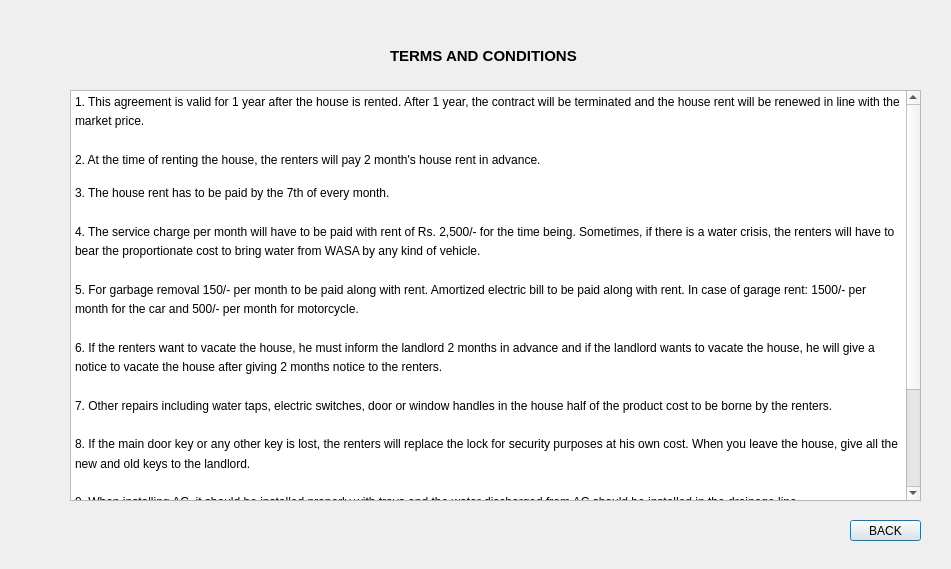
<?xml version="1.0" encoding="UTF-8"?>
<ui version="4.0">
 <class>tc</class>
 <widget class="QDialog" name="tc">
  <property name="geometry">
   <rect>
    <x>0</x>
    <y>0</y>
    <width>951</width>
    <height>569</height>
   </rect>
  </property>
  <property name="windowTitle">
   <string>T&amp;C</string>
  </property>
  <widget class="QLabel" name="label">
   <property name="geometry">
    <rect>
     <x>390</x>
     <y>40</y>
     <width>211</width>
     <height>31</height>
    </rect>
   </property>
   <property name="font">
    <font>
     <pointsize>11</pointsize>
     <bold>true</bold>
    </font>
   </property>
   <property name="text">
    <string>TERMS AND CONDITIONS</string>
   </property>
  </widget>
  <widget class="QTextEdit" name="textEdit">
   <property name="geometry">
    <rect>
     <x>70</x>
     <y>90</y>
     <width>851</width>
     <height>411</height>
    </rect>
   </property>
   <property name="readOnly">
    <bool>true</bool>
   </property>
   <property name="html">
    <string>&lt;!DOCTYPE HTML PUBLIC &quot;-//W3C//DTD HTML 4.0//EN&quot; &quot;http://www.w3.org/TR/REC-html40/strict.dtd&quot;&gt;
&lt;html&gt;&lt;head&gt;&lt;meta name=&quot;qrichtext&quot; content=&quot;1&quot; /&gt;&lt;meta charset=&quot;utf-8&quot; /&gt;&lt;style type=&quot;text/css&quot;&gt;
p, li { white-space: pre-wrap; }
hr { height: 1px; border-width: 0; }
&lt;/style&gt;&lt;/head&gt;&lt;body style=&quot; font-family:'Segoe UI'; font-size:9pt; font-weight:400; font-style:normal;&quot;&gt;
&lt;p style=&quot; margin-top:0px; margin-bottom:0px; margin-left:0px; margin-right:0px; -qt-block-indent:0; text-indent:0px; line-height:138%;&quot;&gt;&lt;a name=&quot;docs-internal-guid-a07560c2-7fff-dd59-5f85-3735fae28efb&quot;&gt;&lt;/a&gt;&lt;span style=&quot; font-family:'Arial'; color:#000000; background-color:transparent;&quot;&gt;1&lt;/span&gt;&lt;span style=&quot; font-family:'Arial'; color:#000000; background-color:transparent;&quot;&gt;. This agreement is valid for 1 year after the house is rented. After 1 year, the contract will be terminated and the house rent will be renewed in line with the market price.&lt;/span&gt;&lt;/p&gt;
&lt;p style=&quot;-qt-paragraph-type:empty; margin-top:0px; margin-bottom:0px; margin-left:0px; margin-right:0px; -qt-block-indent:0; text-indent:0px; line-height:138%; font-family:'Arial'; color:#000000;&quot;&gt;&lt;br /&gt;&lt;/p&gt;
&lt;p style=&quot; margin-top:0px; margin-bottom:0px; margin-left:0px; margin-right:0px; -qt-block-indent:0; text-indent:0px; line-height:138%;&quot;&gt;&lt;span style=&quot; font-family:'Arial'; color:#000000; background-color:transparent;&quot;&gt;2. At the time of renting the house, the renters will pay 2 month's house rent in advance.&lt;/span&gt;&lt;/p&gt;
&lt;p style=&quot;-qt-paragraph-type:empty; margin-top:0px; margin-bottom:0px; margin-left:0px; margin-right:0px; -qt-block-indent:0; text-indent:0px;&quot;&gt;&lt;br /&gt;&lt;/p&gt;
&lt;p style=&quot; margin-top:0px; margin-bottom:0px; margin-left:0px; margin-right:0px; -qt-block-indent:0; text-indent:0px; line-height:138%;&quot;&gt;&lt;span style=&quot; font-family:'Arial'; color:#000000; background-color:transparent;&quot;&gt;3. The house rent has to be paid by the 7th of every month.&lt;/span&gt;&lt;br /&gt;&lt;/p&gt;
&lt;p style=&quot; margin-top:0px; margin-bottom:0px; margin-left:0px; margin-right:0px; -qt-block-indent:0; text-indent:0px; line-height:138%;&quot;&gt;&lt;span style=&quot; font-family:'Arial'; color:#000000; background-color:transparent;&quot;&gt;4. The service charge per month will have to be paid with rent of Rs. 2,500/- for the time being. Sometimes, if there is a water crisis, the renters will have to bear the proportionate cost to bring water from WASA by any kind of vehicle.&lt;/span&gt;&lt;br /&gt;&lt;/p&gt;
&lt;p style=&quot; margin-top:0px; margin-bottom:0px; margin-left:0px; margin-right:0px; -qt-block-indent:0; text-indent:0px; line-height:138%;&quot;&gt;&lt;span style=&quot; font-family:'Arial'; color:#000000; background-color:transparent;&quot;&gt;5. For garbage removal 150/- per month to be paid along with rent. Amortized electric bill to be paid along with rent. In case of garage rent: 1500/- per month for the car and 500/- per month for motorcycle.&lt;/span&gt;&lt;br /&gt;&lt;/p&gt;
&lt;p style=&quot; margin-top:0px; margin-bottom:0px; margin-left:0px; margin-right:0px; -qt-block-indent:0; text-indent:0px; line-height:138%;&quot;&gt;&lt;span style=&quot; font-family:'Arial'; color:#000000; background-color:transparent;&quot;&gt;6. If the renters want to vacate the house, he must inform the landlord 2 months in advance and if the landlord wants to vacate the house, he will give a notice to vacate the house after giving 2 months notice to the renters.&lt;/span&gt;&lt;br /&gt;&lt;/p&gt;
&lt;p style=&quot; margin-top:0px; margin-bottom:0px; margin-left:0px; margin-right:0px; -qt-block-indent:0; text-indent:0px; line-height:138%;&quot;&gt;&lt;span style=&quot; font-family:'Arial'; color:#000000; background-color:transparent;&quot;&gt;7. Other repairs including water taps, electric switches, door or window handles in the house half of the product cost to be borne by the renters.&lt;/span&gt;&lt;br /&gt;&lt;/p&gt;
&lt;p style=&quot; margin-top:0px; margin-bottom:0px; margin-left:0px; margin-right:0px; -qt-block-indent:0; text-indent:0px; line-height:138%;&quot;&gt;&lt;span style=&quot; font-family:'Arial'; color:#000000; background-color:transparent;&quot;&gt;8. If the main door key or any other key is lost, the renters will replace the lock for security purposes at his own cost. When you leave the house, give all the new and old keys to the landlord.&lt;/span&gt;&lt;br /&gt;&lt;/p&gt;
&lt;p style=&quot; margin-top:0px; margin-bottom:0px; margin-left:0px; margin-right:0px; -qt-block-indent:0; text-indent:0px; line-height:138%;&quot;&gt;&lt;span style=&quot; font-family:'Arial'; color:#000000; background-color:transparent;&quot;&gt;9. When installing AC, it should be installed properly with trays and the water discharged from AC should be installed in the drainage line.&lt;/span&gt;&lt;/p&gt;
&lt;p style=&quot;-qt-paragraph-type:empty; margin-top:0px; margin-bottom:0px; margin-left:0px; margin-right:0px; -qt-block-indent:0; text-indent:0px;&quot;&gt;&lt;br /&gt;&lt;/p&gt;
&lt;p style=&quot; margin-top:0px; margin-bottom:0px; margin-left:0px; margin-right:0px; -qt-block-indent:0; text-indent:0px; line-height:138%;&quot;&gt;&lt;span style=&quot; font-family:'Arial'; color:#000000; background-color:transparent;&quot;&gt;10. No drilling, electricity work, water, gas or any other work shall be carried out without notifying the Landlord. The landlord must be notified of any work done.&lt;/span&gt;&lt;/p&gt;
&lt;p style=&quot;-qt-paragraph-type:empty; margin-top:0px; margin-bottom:0px; margin-left:0px; margin-right:0px; -qt-block-indent:0; text-indent:0px; line-height:138%; font-family:'Arial'; color:#000000;&quot;&gt;&lt;br /&gt;&lt;/p&gt;
&lt;p style=&quot; margin-top:0px; margin-bottom:0px; margin-left:0px; margin-right:0px; -qt-block-indent:0; text-indent:0px; line-height:138%;&quot;&gt;&lt;span style=&quot; font-family:'Arial'; color:#000000; background-color:transparent;&quot;&gt;11. Landlord can make/change any legal decision based on the situation.&lt;/span&gt;&lt;/p&gt;
&lt;p style=&quot; margin-top:0px; margin-bottom:0px; margin-left:0px; margin-right:0px; -qt-block-indent:0; text-indent:0px;&quot;&gt;&lt;br /&gt;&lt;/p&gt;&lt;/body&gt;&lt;/html&gt;</string>
   </property>
  </widget>
  <widget class="QPushButton" name="pushButton_back">
   <property name="geometry">
    <rect>
     <x>850</x>
     <y>520</y>
     <width>71</width>
     <height>21</height>
    </rect>
   </property>
   <property name="text">
    <string>BACK</string>
   </property>
  </widget>
 </widget>
 <resources/>
 <connections/>
</ui>
